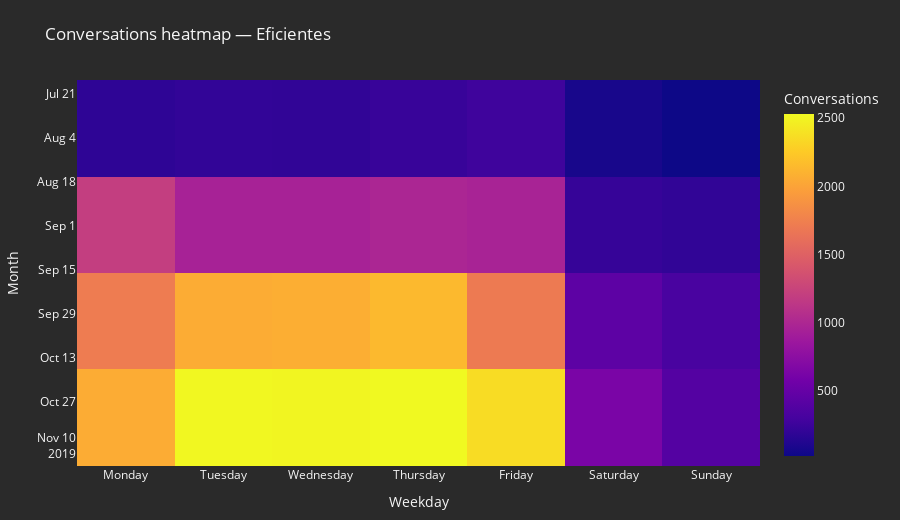

The notebook cell this image was saved under:
### Code cell
# ------------------------------------------------------------
# Heatmap: conversations by weekday & month, faceted by group
# Stable ordering (months + weekdays) and exact counts
# ------------------------------------------------------------

# Merge conversations with operator group label
calls_merge = calls_filtered.merge(
    df_todos[["operator_id", "grupo"]].drop_duplicates("operator_id"),
    on="operator_id",
    how="left"
)

# Ensure datetime
calls_merge["date_no_tz"] = pd.to_datetime(calls_merge["date_no_tz"], errors="coerce")

# Build month as Period (keeps chronological ordering)
calls_merge["month_period"] = calls_merge["date_no_tz"].dt.to_period("M")
calls_merge["month"] = calls_merge["month_period"].astype(str)

# Weekday names (force English order via categories)
weekday_order = ["Monday", "Tuesday", "Wednesday", "Thursday", "Friday", "Saturday", "Sunday"]
calls_merge["weekday"] = calls_merge["date_no_tz"].dt.day_name()
calls_merge["weekday"] = pd.Categorical(calls_merge["weekday"], categories=weekday_order, ordered=True)

# Aggregate counts
llamadas_agrupadas = (
    calls_merge
    .dropna(subset=["month_period", "weekday", "grupo"])
    .groupby(["grupo", "month_period", "month", "weekday"])
    .size()
    .reset_index(name="num_llamadas")
)

# Sort months chronologically
llamadas_agrupadas = llamadas_agrupadas.sort_values(["grupo", "month_period", "weekday"])

# Build heatmap-ready matrix per group using px.imshow (exact values)
figs = []
for grupo in ["Eficientes", "Ineficientes", "Borderline"]:
    df_g = llamadas_agrupadas[llamadas_agrupadas["grupo"] == grupo].copy()

    pivot = (
        df_g.pivot_table(
            index="month",
            columns="weekday",
            values="num_llamadas",
            aggfunc="sum",
            fill_value=0
        )
        .reindex(columns=weekday_order)
    )

    # Ensure month rows stay chronological (use month_period order)
    month_order = (
        df_g[["month", "month_period"]]
        .drop_duplicates()
        .sort_values("month_period")["month"]
        .tolist()
    )
    pivot = pivot.reindex(index=month_order)

    figs.append(
        px.imshow(
            pivot,
            aspect="auto",
            labels=dict(x="Weekday", y="Month", color="Conversations"),
            title=f"Conversations heatmap — {grupo}",
        )
    )

# Combine as facets (3 subplots) using one figure is possible, but simplest is:
# show one by one in notebook (or export each for Tableau).
# If you prefer a single faceted figure, tell me and I’ll merge them.

for f in figs:
    f.update_layout(
        template="plotly_dark",
        height=520,
        font=dict(color="whitesmoke"),
        plot_bgcolor="#2a2a2a",
        paper_bgcolor="#2a2a2a",
        margin=dict(t=80, b=40, l=60, r=40)
    )
    f.show()

### Figure 1 — Plotly figure (JSON) as saved in the notebook; plotly's stock layout.template omitted (floating-point values rounded to 4 significant figures)
{"data": [{"coloraxis": "coloraxis", "hovertemplate": "Weekday: %{x}<br>Month: %{y}<br>Conversations: %{z}<extra></extra>", "name": "0", "type": "heatmap", "x": ["Monday", "Tuesday", "Wednesday", "Thursday", "Friday", "Saturday", "Sunday"], "xaxis": "x", "y": ["2019-08", "2019-09", "2019-10", "2019-11", "2019-08", "2019-09", "2019-10", "2019-11", "2019-08", "2019-09", "2019-10", "2019-11", "2019-08", "2019-09", "2019-10", "2019-11"], "yaxis": "y", "z": [[184, 207, 199, 233, 270, 77, 25], [1202, 955, 953, 990, 963, 225, 203], [1715, 2059, 2073, 2144, 1704, 450, 322], [2055, 2519, 2505, 2530, 2357, 635, 395], [184, 207, 199, 233, 270, 77, 25], [1202, 955, 953, 990, 963, 225, 203], [1715, 2059, 2073, 2144, 1704, 450, 322], [2055, 2519, 2505, 2530, 2357, 635, 395], [184, 207, 199, 233, 270, 77, 25], [1202, 955, 953, 990, 963, 225, 203], [1715, 2059, 2073, 2144, 1704, 450, 322], [2055, 2519, 2505, 2530, 2357, 635, 395], [184, 207, 199, 233, 270, 77, 25], [1202, 955, 953, 990, 963, 225, 203], [1715, 2059, 2073, 2144, 1704, 450, 322], [2055, 2519, 2505, 2530, 2357, 635, 395]]}], "layout": {"coloraxis": {"colorbar": {"title": {"text": "Conversations"}}, "colorscale": [[0, "#0d0887"], [0.1111, "#46039f"], [0.2222, "#7201a8"], [0.3333, "#9c179e"], [0.4444, "#bd3786"], [0.5556, "#d8576b"], [0.6667, "#ed7953"], [0.7778, "#fb9f3a"], [0.8889, "#fdca26"], [1, "#f0f921"]]}, "font": {"color": "whitesmoke"}, "height": 520, "margin": {"b": 40, "l": 60, "r": 40, "t": 80}, "paper_bgcolor": "#2a2a2a", "plot_bgcolor": "#2a2a2a", "title": {"text": "Conversations heatmap — Eficientes"}, "xaxis": {"anchor": "y", "domain": [0, 1], "title": {"text": "Weekday"}}, "yaxis": {"anchor": "x", "autorange": "reversed", "domain": [0, 1], "title": {"text": "Month"}}}}
